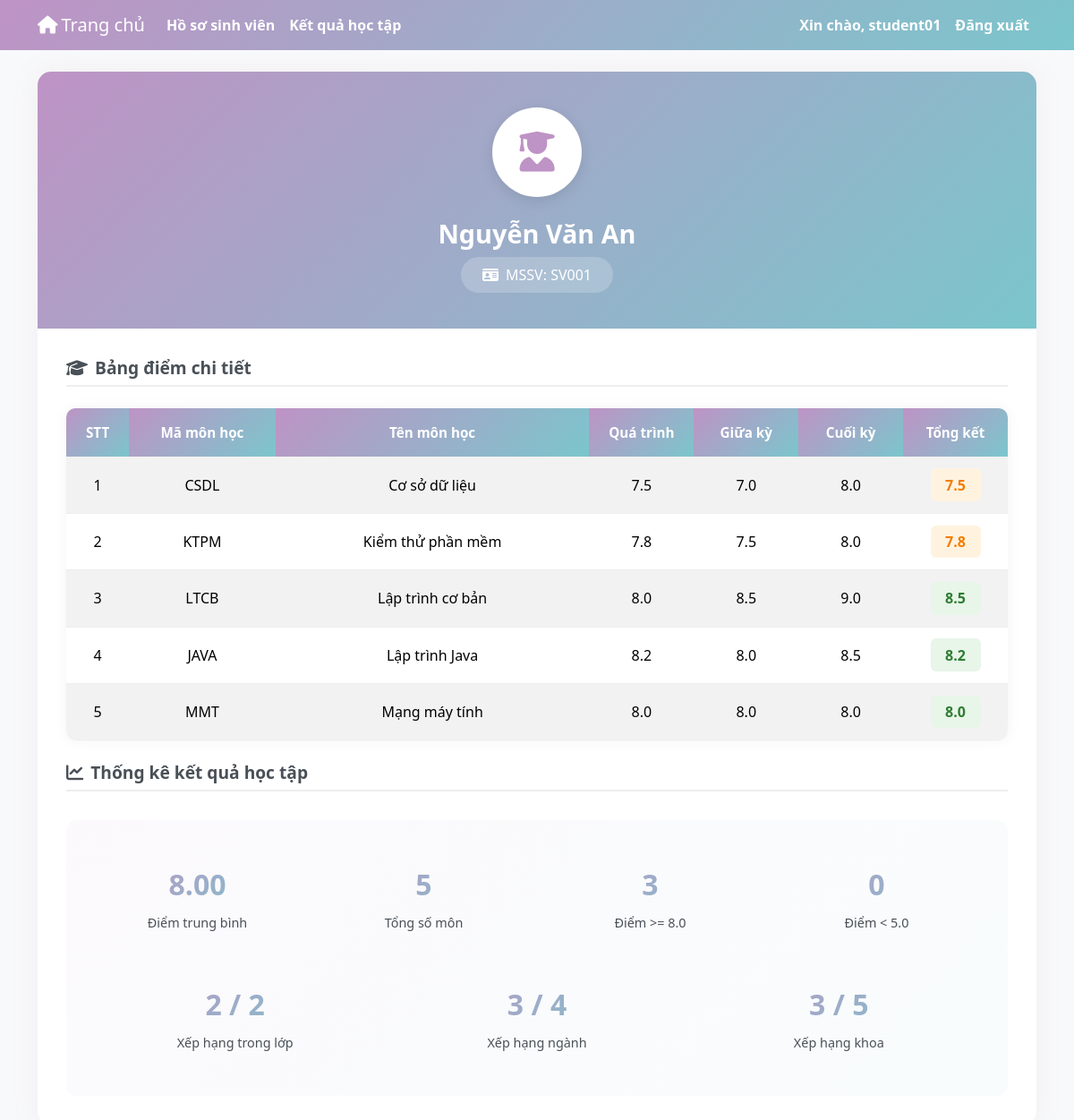
Screenshot of /views/student_grades.php (signed in) with the database file from the repository.
### tables this page shows
CREATE TABLE `students` (
  `id` int(11) NOT NULL AUTO_INCREMENT,
  `student_code` varchar(20) NOT NULL,
  `full_name` varchar(100) NOT NULL,
  `birth_date` date DEFAULT NULL,
  `phone` varchar(50) DEFAULT NULL,
  `phone_alt` varchar(50) DEFAULT NULL,
  `email` varchar(255) DEFAULT NULL,
  `student_email` varchar(255) DEFAULT NULL,
  `gender` enum('Nam','Nữ') DEFAULT NULL,
  `address` text DEFAULT NULL,
  `class_id` int(11) DEFAULT NULL,
  `department_id` int(11) DEFAULT NULL,
  `user_id` int(11) DEFAULT NULL,
  `nationality` varchar(100) DEFAULT NULL,
  `ethnicity` varchar(100) DEFAULT NULL,
  `religion` varchar(100) DEFAULT NULL,
  `cccd_number` varchar(50) DEFAULT NULL,
  `cccd_place` varchar(255) DEFAULT NULL,
  `cccd_issue_date` date DEFAULT NULL,
  `education_system` varchar(100) DEFAULT NULL,
  `major` varchar(255) DEFAULT NULL,
  `course_year` varchar(50) DEFAULT NULL,
  `admission_batch` varchar(50) DEFAULT NULL,
  `is_union_member` tinyint(1) DEFAULT 0,
  `is_party_member` tinyint(1) DEFAULT 0,
  `join_date` date DEFAULT NULL,
  `grade12_academic` varchar(100) DEFAULT NULL,
  `grade12_conduct` varchar(100) DEFAULT NULL,
  `permanent_province` varchar(150) DEFAULT NULL,
  `permanent_ward` varchar(150) DEFAULT NULL,
  `permanent_address` text DEFAULT NULL,
  `current_province` varchar(150) DEFAULT NULL,
  `current_ward` varchar(150) DEFAULT NULL,
  `current_address` text DEFAULT NULL,
  `birth_province` varchar(150) DEFAULT NULL,
  `birth_ward` varchar(150) DEFAULT NULL,
  `bank_name` varchar(255) DEFAULT NULL,
  `bank_account` varchar(100) DEFAULT NULL,
  `is_offcampus` tinyint(1) DEFAULT 0,
  `dorm_address` text DEFAULT NULL,
  `residence_term` varchar(100) DEFAULT NULL,
  `residence_year` varchar(50) DEFAULT NULL,
  `reporter_name` varchar(255) DEFAULT NULL,
  `reporter_phone` varchar(50) DEFAULT NULL,
  `contact_address` text DEFAULT NULL,
  `avatar_path` varchar(255) DEFAULT NULL,
  `cccd_front_path` varchar(255) DEFAULT NULL,
  `cccd_back_path` varchar(255) DEFAULT NULL,
  `created_at` timestamp NOT NULL DEFAULT current_timestamp(),
  `updated_at` timestamp NOT NULL DEFAULT current_timestamp() ON UPDATE current_timestamp(),
  PRIMARY KEY (`id`),
  UNIQUE KEY `student_code` (`student_code`),
  KEY `class_id` (`class_id`),
  KEY `department_id` (`department_id`),
  KEY `user_id` (`user_id`),
  CONSTRAINT `students_ibfk_1` FOREIGN KEY (`class_id`) REFERENCES `classes` (`id`) ON DELETE SET NULL ON UPDATE CASCADE,
  CONSTRAINT `students_ibfk_2` FOREIGN KEY (`department_id`) REFERENCES `departments` (`id`) ON DELETE SET NULL ON UPDATE CASCADE,
  CONSTRAINT `students_ibfk_3` FOREIGN KEY (`user_id`) REFERENCES `users` (`id`) ON DELETE SET NULL ON UPDATE CASCADE
);

CREATE TABLE `grades` (
  `id` int(11) NOT NULL AUTO_INCREMENT,
  `student_id` int(11) NOT NULL,
  `subject_id` int(11) NOT NULL,
  `attendance_score` float DEFAULT NULL,
  `midterm_score` float DEFAULT NULL,
  `final_score` float DEFAULT NULL,
  `total_score` float DEFAULT NULL,
  `created_at` timestamp NOT NULL DEFAULT current_timestamp(),
  `updated_at` timestamp NOT NULL DEFAULT current_timestamp() ON UPDATE current_timestamp(),
  PRIMARY KEY (`id`),
  UNIQUE KEY `student_subject` (`student_id`,`subject_id`),
  KEY `subject_id` (`subject_id`),
  CONSTRAINT `grades_ibfk_1` FOREIGN KEY (`student_id`) REFERENCES `students` (`id`) ON DELETE CASCADE ON UPDATE CASCADE,
  CONSTRAINT `grades_ibfk_2` FOREIGN KEY (`subject_id`) REFERENCES `subjects` (`id`) ON DELETE CASCADE ON UPDATE CASCADE
);

CREATE TABLE `subjects` (
  `id` int(11) NOT NULL AUTO_INCREMENT,
  `subject_code` varchar(20) NOT NULL,
  `subject_name` varchar(100) NOT NULL,
  `credits` int(11) DEFAULT NULL,
  `department_id` int(11) DEFAULT NULL,
  `major_id` int(11) DEFAULT NULL,
  `created_at` timestamp NOT NULL DEFAULT current_timestamp(),
  `updated_at` timestamp NOT NULL DEFAULT current_timestamp() ON UPDATE current_timestamp(),
  PRIMARY KEY (`id`),
  UNIQUE KEY `subject_code` (`subject_code`),
  KEY `department_id` (`department_id`),
  KEY `major_id` (`major_id`),
  CONSTRAINT `subjects_ibfk_1` FOREIGN KEY (`department_id`) REFERENCES `departments` (`id`) ON DELETE SET NULL ON UPDATE CASCADE,
  CONSTRAINT `subjects_ibfk_2` FOREIGN KEY (`major_id`) REFERENCES `majors` (`id`) ON DELETE SET NULL ON UPDATE CASCADE
);

### views/student_grades.php (the view, shortened to what the rows shown need)
<?php
require_once __DIR__ . '/../functions/grade_functions.php';
require_once __DIR__ . '/../functions/student_functions.php';
$current = getCurrentUser();
$student = null;
if ($current && isset($current['id'])) {
    $student = getStudentByUserId($current['id']);
}
$student_id = $student['id'];
$grades = getGradesByStudentId($student_id);
?>
<!DOCTYPE html>
<html>
<head>
    <link rel="stylesheet" href="../css/home.css">
    <link rel="stylesheet" href="../css/user-theme.css">
    <link href="https://cdn.jsdelivr.net/npm/bootstrap@5.3.3/dist/css/bootstrap.min.css" rel="stylesheet">
    <link href="https://cdnjs.cloudflare.com/ajax/libs/font-awesome/6.4.0/css/all.min.css" rel="stylesheet">
</head>
<body class="bg-light">
    <div class="container my-4">
        <div class="grades-card">
            <div class="grades-header">
                <div class="student-info">
                    <div class="student-details">
                        <h3><?php echo htmlspecialchars($student['full_name']); ?></h3>
                        <div class="student-code">
                            <i class="fas fa-id-card me-2"></i>MSSV:
                            <?php echo htmlspecialchars($student['student_code']); ?>
                        </div>
                    </div>
                </div>
            </div>
            <div class="grades-body">
                <?php if (empty($grades)): ?>
                    <div class="empty-grades">
                        <i class="fas fa-clipboard-list"></i>
                        <h4>Chưa có điểm</h4>
                        <p>Hiện tại chưa có thông tin điểm nào được cập nhật.</p>
                    </div>
                <?php else: ?>
                    <div class="table-responsive">
                        <table class="table grade-table table-hover table-striped">
                            <thead>
                                <tr>
                                    <th style="width: 6%">STT</th>
                                    <th style="width: 14%">Mã môn học</th>
                                    <th style="width: 30%">Tên môn học</th>
                                    <th style="width: 10%">Quá trình</th>
                                    <th style="width: 10%">Giữa kỳ</th>
                                    <th style="width: 10%">Cuối kỳ</th>
                                    <th style="width: 10%">Tổng kết</th>
                                </tr>
                            </thead>
                            <tbody>
                                <?php
                                foreach ($grades as $i => $grade):
                                    $attendance = isset($grade['attendance_score']) ? $grade['attendance_score'] : null;
                                    $midterm = isset($grade['midterm_score']) ? $grade['midterm_score'] : null;
                                    $final = isset($grade['final_score']) ? $grade['final_score'] : null;
                                    $total_grade = isset($grade['total_score']) ? $grade['total_score'] : null;
                                    $grade_value = floatval($total_grade);
                                    $grade_class = '';
                                    if ($grade_value >= 8)
                                        $grade_class = 'high';
                                    elseif ($grade_value >= 5)
                                        $grade_class = 'medium';
                                    else
                                        $grade_class = 'low';
                                    ?>
                                    <tr>
                                        <td class="text-center"><?php echo $i + 1; ?></td>
                                        <td class="text-center">
                                            <?php echo htmlspecialchars($grade['subject_code'] ?? '(Chưa cập nhật)'); ?>
                                        </td>
                                        <td class="text-center">
                                            <?php echo htmlspecialchars($grade['subject_name'] ?? '(Chưa cập nhật)'); ?>
                                        </td>
                                        <td class="text-center">
                                            <?php echo ($attendance !== null) ? htmlspecialchars(number_format($attendance, 1)) : '-'; ?>
                                        </td>
                                        <td class="text-center">
                                            <?php echo ($midterm !== null) ? htmlspecialchars(number_format($midterm, 1)) : '-'; ?>
                                        </td>
                                        <td class="text-center">
                                            <?php echo ($final !== null) ? htmlspecialchars(number_format($final, 1)) : '-'; ?>
                                        </td>
                                        <td class="text-center">
                                            <span class="grade-value <?php echo $grade_class; ?>">
                                                <?php echo ($total_grade !== null) ? htmlspecialchars(number_format($total_grade, 1)) : '-'; ?>
                                            </span>
                                        </td>
                                    </tr>
                                <?php endforeach; ?>
                            </tbody>
                        </table>
                    </div>
                    <?php endif; ?>
            </div>
        </div>
</body>
</html>

### rows the page displays
students: full_name "Nguyễn Văn An", student_code "SV001"
grades: subject.subject_code "CSDL", subject.subject_name "Cơ sở dữ liệu", attendance_score "7.5", midterm_score "7.0", final_score "8.0", total_score "7.5"
grades: subject.subject_code "KTPM", subject.subject_name "Kiểm thử phần mềm", attendance_score "7.8", midterm_score "7.5", final_score "8.0", total_score "7.8"
grades: subject.subject_code "LTCB", subject.subject_name "Lập trình cơ bản", attendance_score "8.0", midterm_score "8.5", final_score "9.0", total_score "8.5"
grades: subject.subject_code "JAVA", subject.subject_name "Lập trình Java", attendance_score "8.2", midterm_score "8.0", final_score "8.5", total_score "8.2"
grades: subject.subject_code "MMT", subject.subject_name "Mạng máy tính", attendance_score "8.0", midterm_score "8.0", final_score "8.0", total_score "8.0"

### other values shown
$currentUser['username'] "student01"
$total / $count "8.00"
$count "5"
$high "3"
$low "0"
$rank_class[0] "2"
$rank_class[1] "2"
$rank_major[0] "3"
$rank_major[1] "4"
$rank_dept[0] "3"
$rank_dept[1] "5"
